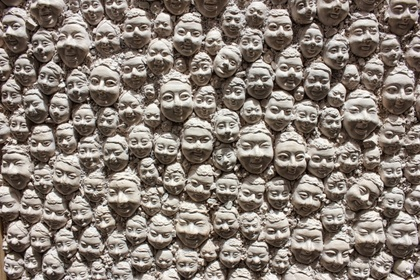
%> input picture assignment 1/Faces.jpg, 420 x 280 px, shrunk from 620 x 413 before the run
$ octave q3.m   (GNU Octave 9; MATLAB toolbox functions it lacks are replaced by stand-ins)
%> lines starting %> are read from the running program, lines starting %| are printed output that depends on the picture
A = imread('Faces.jpg'),B = imread('F1.jpg');
%> further down, A is the input picture: size 280x420x3 uint8; mean R, G, B 135.7, 124.9, 115.9
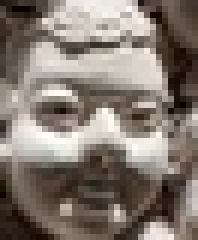
%> input picture assignment 1/F1.jpg, 33 x 40 px, shrunk from 49 x 59 before the run (shown 6 times larger)
%> further down, B is the input picture: size 40x33x3 uint8; mean R, G, B 131.9, 121.5, 112.9
imshow('Faces.jpg');
imshow('F1.jpg');
facessize = size(A),facesize = size(B);
%> after `facessize = size(A)`: facessize = [280 420 3]
%> after `facesize = size(B)`: facesize = [40 33 3]
m = facessize(1),n = facessize(2);
%> after `m = facessize(1)`: m = 280
%> after `n = facessize(2)`: n = 420
p = facesize(1),q = facesize(2);
%> after `p = facesize(1)`: p = 40
%> after `q = facesize(2)`: q = 33
gate = zeros(1,4);
min = inf;
for i = 1: m-p+1
     for j = 1: n-q+1
        if sum(sum(sum(A(i:i+p-1,j:j+q-1,:) -B))) < min ;
            gate=[i i+p j j+q],min = sum(sum(sum(A(i:i+p-1,j:j+q-1,:) -B)));
        end
     end
end
%> after the loop, gate = [50 90 275 308]; min = 36713
imshow(A(gate(1):gate(2),gate(3):gate(4),:));
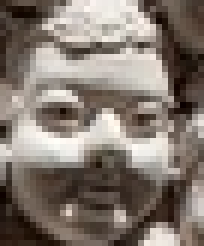
%> displayed picture: size 41x34x3, on the screen's scale of 0 to 255 (shown 6 times larger); mean R, G, B 131.2, 120.5, 111.8
